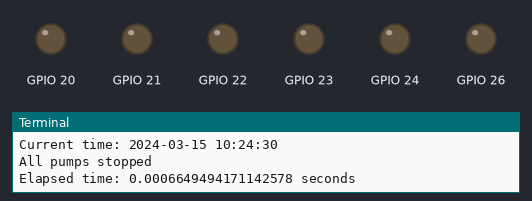
The program below on a simulated Raspberry Pi (BCM pin numbers). On the bench: output pins drawn as LEDs (lit = HIGH), the last lines printed to the terminal. The clock reads 2024-03-15 10:24:30 at power-on unless the program sets it.

Above: at 0.1 s.
At 85.5 s:
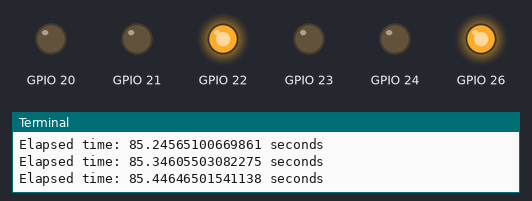
At 99.0 s:
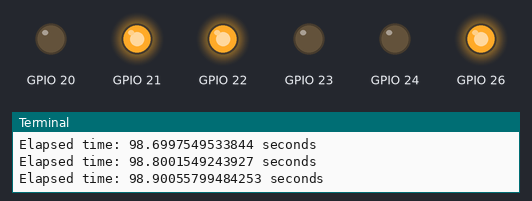
At 107.5 s:
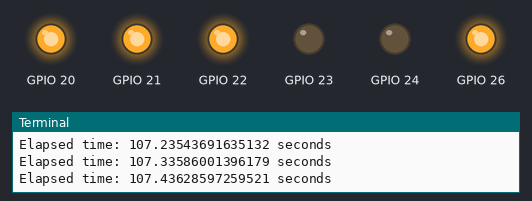
At 119.5 s:
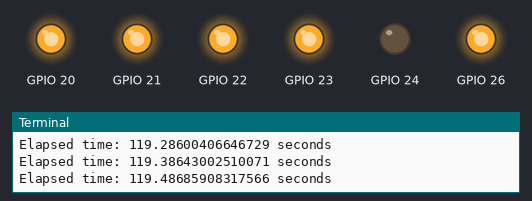
Timing chart, 0 to 121.0 s (numbered marks = the images above):
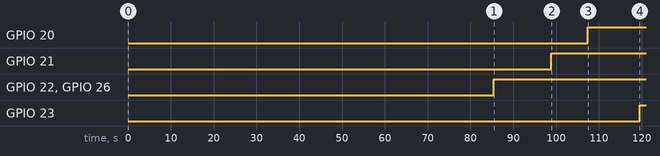

The program:

Pump.py
```python
#!/usr/bin/python
# -*- coding:utf-8 -*-
import RPi.GPIO as GPIO
from time import sleep
import time
import signal
import sys
import atexit

Pumps = {
    "A1": 22,
    "A2": 23,
    "A3": 24,
    "B1": 26,
    "B2": 20,
    "B3": 21
}

PumpsCalibration = {"100ml_seconds": {"A1": 85.3, "A2": 119.3,
                                      "A3": 137.7, "B1": 85.3,
                                      "B2": 107.3, "B3": 98.8}}


GPIO.setwarnings(False)
GPIO.setmode(GPIO.BCM)

for channel_id, pin in Pumps.items():
    GPIO.setup(pin, GPIO.OUT)

print("Pumps initialized")

# HIGH = STOP PUMP
# LOW = START PUMP


def start_pump(channel_id):
    GPIO.output(Pumps[channel_id], GPIO.LOW)


def stop_pump(channel_id):
    GPIO.output(Pumps[channel_id], GPIO.HIGH)


def start_all_pumps():
    for channel_id, pin in Pumps.items():
        start_pump(channel_id)
    print("All pumps stopped")


def stop_all_pumps():
    for channel_id, pin in Pumps.items():
        stop_pump(channel_id)
    print("All pumps stopped")


def test_pump(channel_id, seconds):
    start_pump(channel_id)
    sleep(seconds)
    stop_pump(channel_id)


def test_pumps_sequentially():
    for channel_id, pin in Pumps.items():
        test_pump(channel_id, 1)


def test_pumps_simultaneously():
    for channel_id, pin in Pumps.items():
        start_pump(channel_id)
    sleep(99)
    for channel_id, pin in Pumps.items():
        stop_pump(channel_id)


def seconds_for_pump(channel_id, ml):
    seconds_for_100ml = PumpsCalibration["100ml_seconds"][channel_id]
    seconds_required = seconds_for_100ml / 100 * ml
    return seconds_required


def seconds_to_ml(channel_id, seconds):
    seconds_for_100ml = PumpsCalibration["100ml_seconds"][channel_id]
    ml = (seconds / seconds_for_100ml) * 100
    return ml


stop_all_pumps()


def cleanup():
    stop_all_pumps()


# Register the cleanup function with atexit
atexit.register(cleanup)


def signal_handler(sig, frame):
    print("Signal received:", sig)
    cleanup()
    sys.exit(0)  # Exit the program


# Register the signal handler for termination signals
signal.signal(signal.SIGINT, signal_handler)  # Handle Ctrl+C
signal.signal(signal.SIGTERM, signal_handler)  # Handle kill command


if __name__ == "__main__":
    #     pass

    try:
        start_time = time.time()
        print("Current time:", time.strftime(
            "%Y-%m-%d %H:%M:%S", time.localtime(start_time)))

        ml = 100

        start_all_pumps()

        for i in range(9999):
            elapsed_time = time.time() - start_time
            print("Elapsed time:", elapsed_time, "seconds")
            time.sleep(0.0999)  # Wait for 0.1 second

            for channel_id in Pumps.keys():
                seconds = seconds_for_pump(channel_id, ml)

                if (elapsed_time > seconds):
                    stop_pump(channel_id)

            if (elapsed_time > 150):
                break

        stop_all_pumps()

    except SystemExit:
        # Handle
        pass


#     test_pump(1, 1) #1
#     test_pump(2, 1) #2
#     test_pump(3, 10) #3
```

Measured:
- by itself, GPIO 20: LOW → HIGH at 107 s
- by itself, GPIO 21: LOW → HIGH at 98.9 s
- by itself, GPIO 22, GPIO 26: LOW → HIGH at 85.4 s
- by itself, GPIO 23: LOW → HIGH at 119 s
